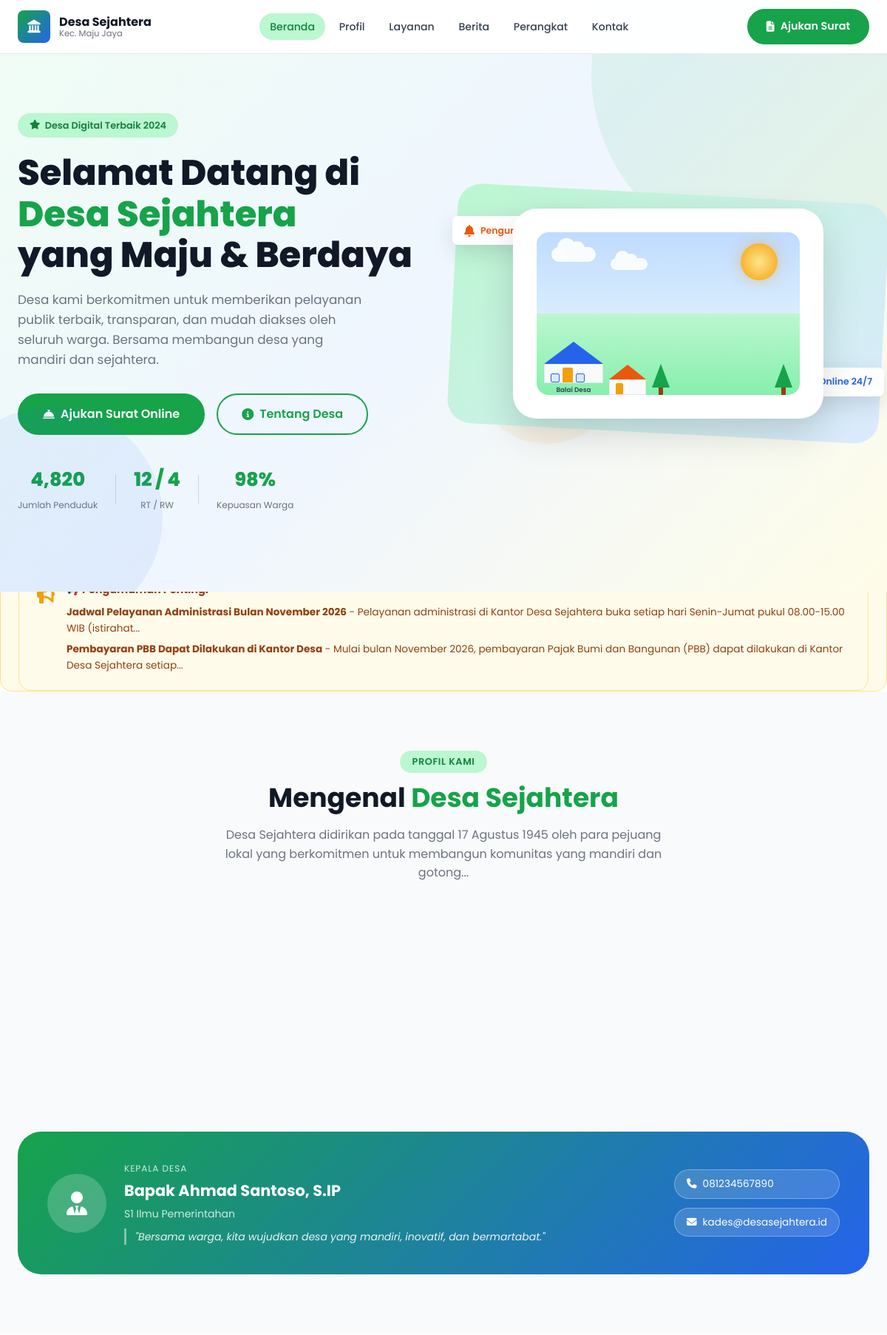
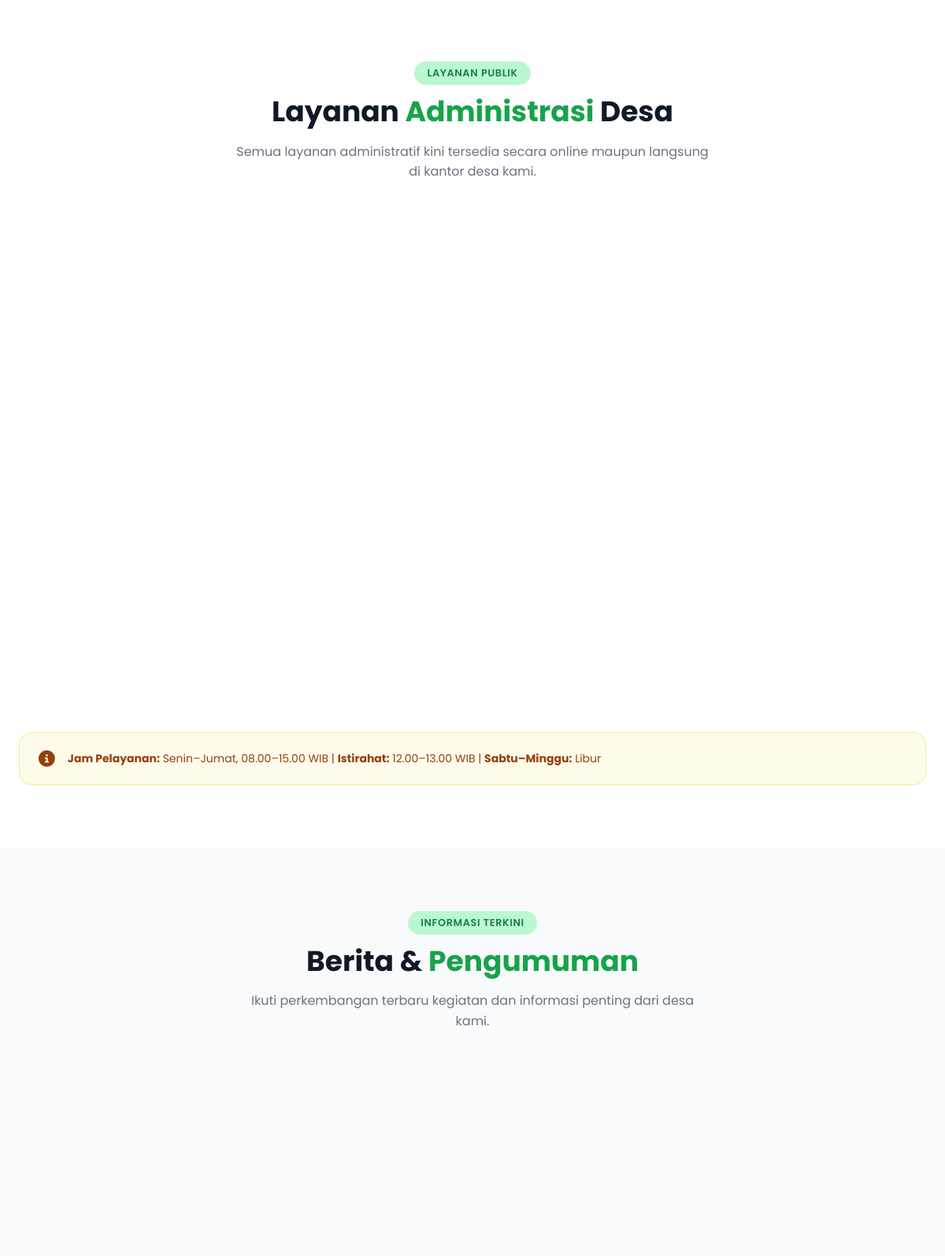
The page / (upper part) on the database its author committed (2 pictures, top to bottom).
### tables this page shows
CREATE TABLE profil_desa (
  id INT PRIMARY KEY AUTO_INCREMENT,
  nama_desa VARCHAR(100) NOT NULL,
  kecamatan VARCHAR(100),
  kabupaten VARCHAR(100),
  provinsi VARCHAR(100),
  kode_pos VARCHAR(10),
  alamat_kantor TEXT,
  telepon VARCHAR(20),
  email VARCHAR(100),
  website VARCHAR(100),
  visi TEXT,
  misi TEXT,
  sejarah TEXT,
  luas_wilayah VARCHAR(50),
  jumlah_penduduk INT,
  jumlah_kk INT,
  jumlah_rt INT,
  jumlah_rw INT,
  logo VARCHAR(255),
  created_at TIMESTAMP DEFAULT CURRENT_TIMESTAMP,
  updated_at TIMESTAMP DEFAULT CURRENT_TIMESTAMP ON UPDATE CURRENT_TIMESTAMP
);

CREATE TABLE pengumuman (
  id INT PRIMARY KEY AUTO_INCREMENT,
  judul VARCHAR(255) NOT NULL,
  konten TEXT NOT NULL,
  jenis ENUM('penting', 'biasa', 'info') DEFAULT 'biasa',
  tanggal_mulai DATE,
  tanggal_selesai DATE,
  status ENUM('aktif', 'non_aktif') DEFAULT 'aktif',
  created_at TIMESTAMP DEFAULT CURRENT_TIMESTAMP,
  updated_at TIMESTAMP DEFAULT CURRENT_TIMESTAMP ON UPDATE CURRENT_TIMESTAMP
);

CREATE TABLE perangkat_desa (
  id INT PRIMARY KEY AUTO_INCREMENT,
  nip VARCHAR(30),
  nama_lengkap VARCHAR(100) NOT NULL,
  jabatan VARCHAR(100) NOT NULL,
  pendidikan VARCHAR(50),
  alamat TEXT,
  telepon VARCHAR(20),
  email VARCHAR(100),
  foto VARCHAR(255),
  urutan INT DEFAULT 0,
  status ENUM('aktif', 'non_aktif') DEFAULT 'aktif',
  created_at TIMESTAMP DEFAULT CURRENT_TIMESTAMP,
  updated_at TIMESTAMP DEFAULT CURRENT_TIMESTAMP ON UPDATE CURRENT_TIMESTAMP
);

### index-landing.php (the view, shortened to what the rows shown need)
<?php
require_once 'includes/functions.php';
try {
    $profil = getProfilDesa();
    $pengumuman = getPengumumanAktif();
    $perangkat = getPerangkatDesa();
} catch (Exception $e) {
    error_log("Error fetching data in index-landing.php: " . $e->getMessage());
    $profil = null;
    $berita = [];
    $pengumuman = [];
    $perangkat = [];
}
?>
<!DOCTYPE html>
<html lang="id">
<head>
  <link rel="stylesheet" href="style.css" />
  <link rel="stylesheet" href="https://cdnjs.cloudflare.com/ajax/libs/font-awesome/6.5.0/css/all.min.css" />
</head>
<body>
  <header class="header" id="header">
    <nav class="navbar container">
      <div class="nav-logo">
        <div class="logo-text">
          <span class="logo-title"><?php echo sanitize($profil['nama_desa'] ?? 'Desa Sejahtera'); ?></span>
          <span class="logo-subtitle">Kec. <?php echo sanitize($profil['kecamatan'] ?? 'Maju Jaya'); ?></span>
        </div>
      </div>
    </nav>
  </header>
  <section class="hero" id="home">
    <div class="container hero-content">
      <div class="hero-text">
        <h1 class="hero-title">
          Selamat Datang di <br/>
          <span class="highlight"><?php echo sanitize($profil['nama_desa'] ?? 'Desa Sejahtera'); ?></span>
          <br/>yang Maju & Berdaya
        </h1>
        <div class="hero-stats">
          <div class="stat">
            <span class="stat-number"><?php echo number_format($profil['jumlah_penduduk'] ?? 4820); ?></span>
            <span class="stat-label">Jumlah Penduduk</span>
          </div>
          <div class="stat">
            <span class="stat-number"><?php echo $profil['jumlah_rt'] ?? 12; ?> / <?php echo $profil['jumlah_rw'] ?? 4; ?></span>
            <span class="stat-label">RT / RW</span>
          </div>
        </div>
      </div>
    </div>
  </section>
  <?php if (!empty($pengumuman)): ?>
  <section class="info-box" style="margin: -2rem auto 0; max-width: 1200px; padding: 0 1.5rem;">
    <div style="background: #fffbeb; border: 1px solid #fde68a; border-radius: 1rem; padding: 1rem 1.5rem; display: flex; align-items: flex-start; gap: 1rem;">
      <div style="flex: 1;">
        <strong style="color: #92400e; font-size: 0.9rem; display: block; margin-bottom: 0.5rem;">📢 Pengumuman Penting:</strong>
        <?php foreach (array_slice($pengumuman, 0, 2) as $p): ?>
        <p style="color: #92400e; font-size: 0.85rem; margin-bottom: 0.4rem;">
          <strong><?php echo sanitize($p['judul']); ?></strong> -
          <?php echo truncateText(sanitize($p['konten']), 120); ?>
        </p>
        <?php endforeach; ?>
      </div>
    </div>
  </section>
  <?php endif; ?>
  <section class="profil section" id="profil">
    <div class="container">
      <div class="section-header">
        <span class="section-badge">Profil Kami</span>
        <h2 class="section-title">Mengenal <span class="highlight"><?php echo sanitize($profil['nama_desa'] ?? 'Desa Sejahtera'); ?></span></h2>
        <p class="section-desc"><?php echo truncateText(sanitize($profil['sejarah'] ?? 'Desa Sejahtera berdiri sejak tahun 1945'), 150); ?></p>
      </div>
      <?php
      $kepala = null;
      foreach ($perangkat as $p) {
        if (stripos($p['jabatan'], 'Kepala Desa') !== false) {
          $kepala = $p;
          break;
        }
      }
      if ($kepala):
      ?>
      <div class="kades-card">
        <div class="kades-info">
          <div class="kades-avatar">
            <?php if (!empty($kepala['foto']) && file_exists('assets/uploads/' . $kepala['foto'])): ?>
              <img src="assets/uploads/<?php echo sanitize($kepala['foto']); ?>" alt="<?php echo sanitize($kepala['nama_lengkap']); ?>" style="width: 100%; height: 100%; object-fit: cover; border-radius: 50%;">
            <?php else: ?>
              <i class="fas fa-user-tie"></i>
            <?php endif; ?>
          </div>
          <div class="kades-detail">
            <span class="kades-label">Kepala Desa</span>
            <h3><?php echo sanitize($kepala['nama_lengkap']); ?></h3>
            <?php if (!empty($kepala['pendidikan'])): ?>
            <p><?php echo sanitize($kepala['pendidikan']); ?></p>
            <?php endif; ?>
            <blockquote>"Bersama warga, kita wujudkan desa yang mandiri, inovatif, dan bermartabat."</blockquote>
          </div>
        </div>
        <div class="kades-contacts">
          <?php if (!empty($kepala['telepon'])): ?>
          <a href="tel:<?php echo sanitize($kepala['telepon']); ?>" class="contact-pill">
            <i class="fas fa-phone"></i> <?php echo sanitize($kepala['telepon']); ?>
          </a>
          <?php endif; ?>
          <?php if (!empty($kepala['email'])): ?>
          <a href="mailto:<?php echo sanitize($kepala['email']); ?>" class="contact-pill">
            <i class="fas fa-envelope"></i> <?php echo sanitize($kepala['email']); ?>
          </a>
          <?php endif; ?>
        </div>
      </div>
      <?php endif; ?>
    </div>
  </section>
  <section class="layanan section" id="layanan">
    <div class="container">
      <div class="section-header">
        <h2 class="section-title">Layanan <span class="highlight">Administrasi</span> Desa</h2>
      </div>
    </div>
  </section>
  <section class="berita section" id="berita">
    <div class="container">
      <div class="section-header">
        <h2 class="section-title">Berita & <span class="highlight">Pengumuman</span></h2>
      </div>
    </div>
  </section>
</body>
</html>

### rows shown on the page
profil_desa: nama_desa "Desa Sejahtera", kecamatan "Maju Jaya", jumlah_penduduk "4,820", jumlah_rt "12", jumlah_rw "4", sejarah "Desa Sejahtera didirikan pada tanggal 17 Agustus 1945 oleh para pejuang lokal yang berkomitmen untuk membangun komunitas yang mandiri dan gotong..."
pengumuman: judul "Jadwal Pelayanan Administrasi Bulan November 2026", konten "Pelayanan administrasi di Kantor Desa Sejahtera buka setiap hari Senin-Jumat pukul 08.00-15.00 WIB (istirahat..."
pengumuman: judul "Pembayaran PBB Dapat Dilakukan di Kantor Desa", konten "Mulai bulan November 2026, pembayaran Pajak Bumi dan Bangunan (PBB) dapat dilakukan di Kantor Desa Sejahtera setiap..."
perangkat_desa: nama_lengkap "Bapak Ahmad Santoso, S.IP", pendidikan "S1 Ilmu Pemerintahan", telepon "081234567890", email "kades@desasejahtera.id"
